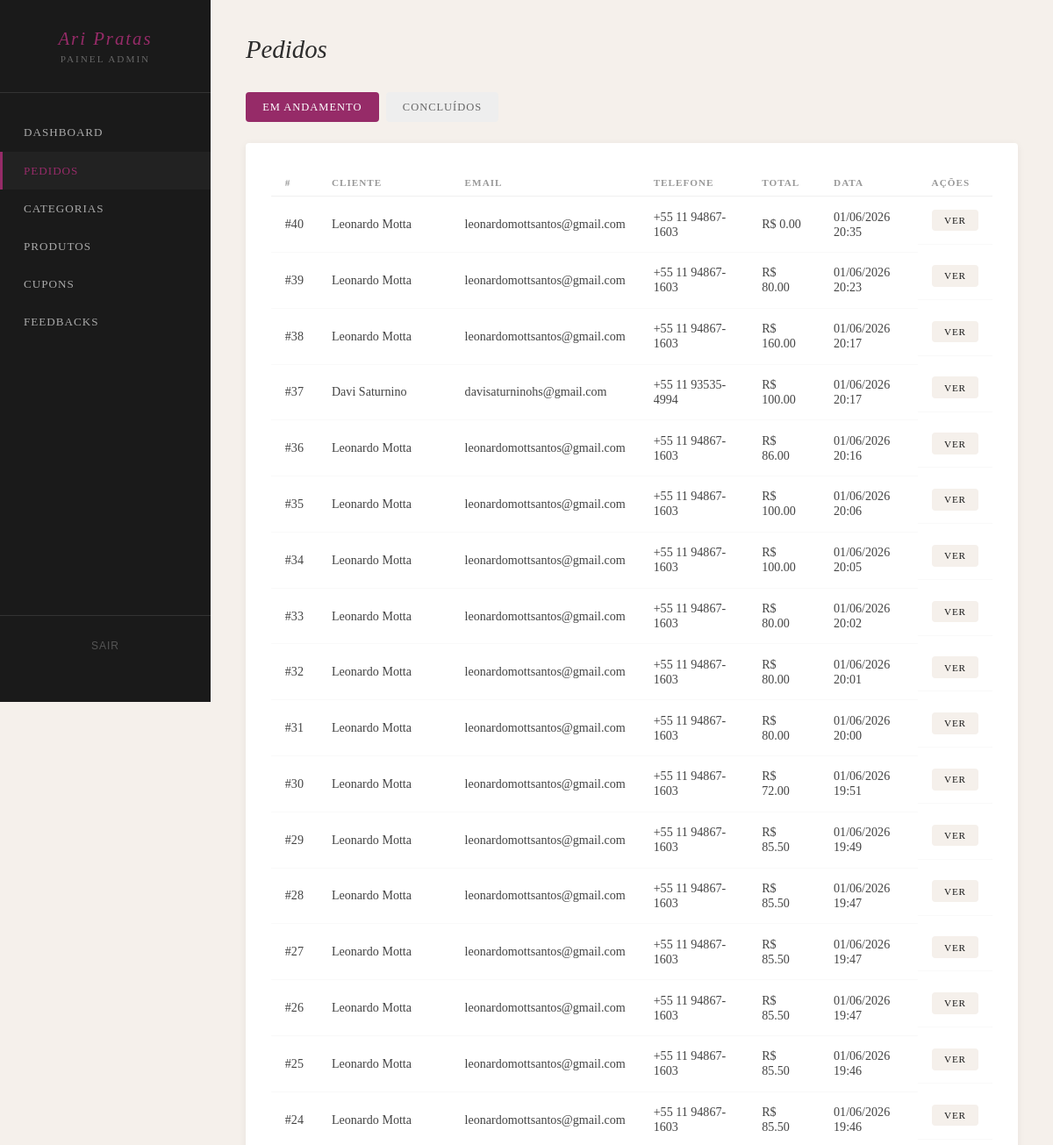
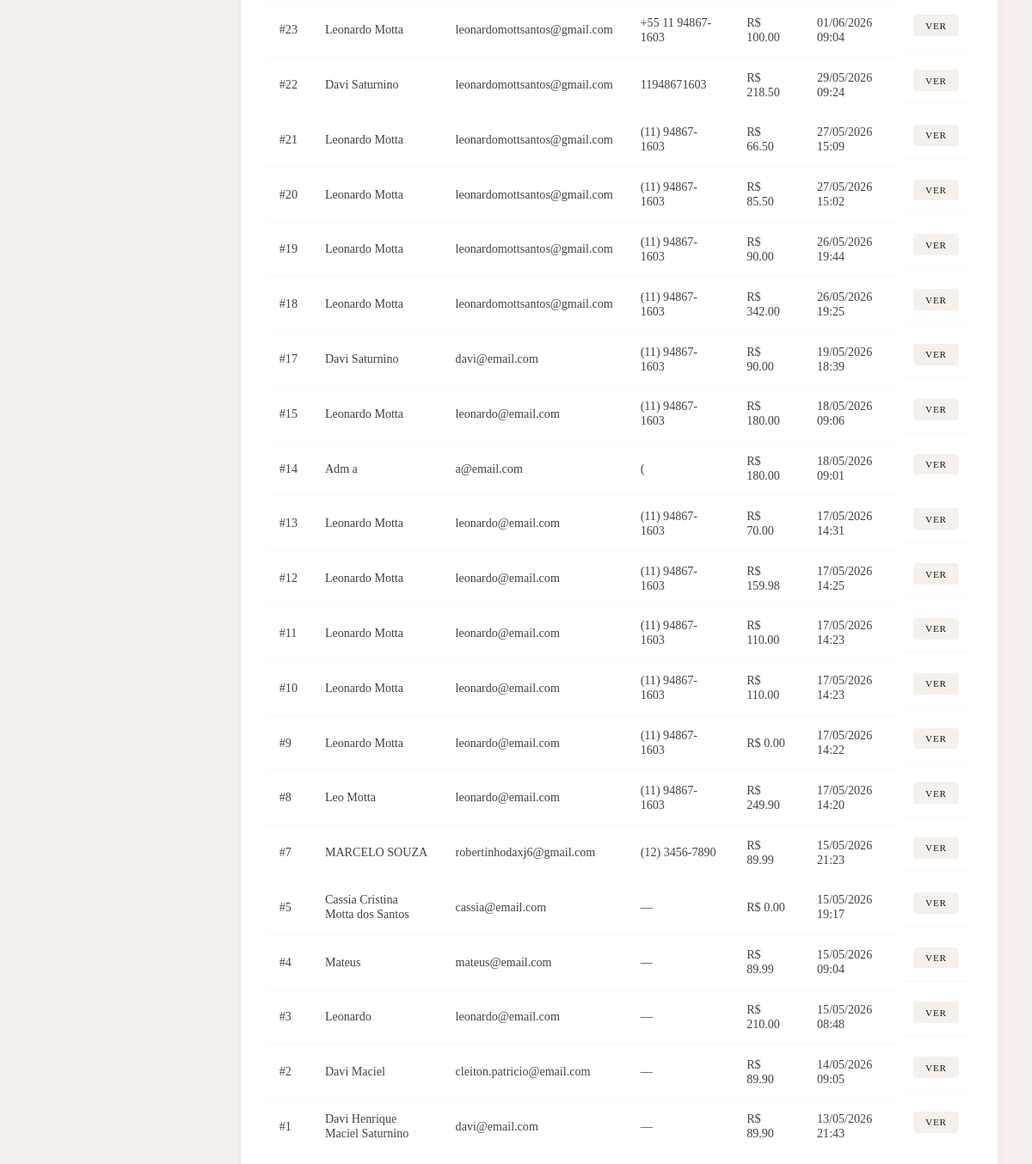
The page /painel/pedidos/ (signed in) on the database its author committed (2 pictures, top to bottom).
### loja/models.py (models this page shows, shortened)
class Pedido(models.Model):
    nome = models.CharField(max_length=200)
    email = models.EmailField()
    usuario = models.ForeignKey('auth.User', on_delete=models.SET_NULL, null=True, blank=True)
    telefone = models.CharField(max_length=20, blank=True)
    endereco = models.TextField()
    criado_em = models.DateTimeField(auto_now_add=True)
    total = models.DecimalField(max_digits=10, decimal_places=2, default=0)
    codigo_rastreio = models.CharField(max_length=100, blank=True)
    rastreio_enviado = models.BooleanField(default=False)
    STATUS_CHOICES = [
        ('pendente', 'Pendente'),
        ('pago', 'Pago'),
        ('cancelado', 'Cancelado'),
    ]
    status = models.CharField(max_length=20, choices=STATUS_CHOICES, default='pendente')
    mp_preference_id = models.CharField(max_length=200, blank=True)
    mp_payment_id = models.CharField(max_length=200, blank=True)
    class Meta:
        verbose_name_plural = "Pedidos"
        ordering = ['-criado_em']

### painel/views.py (the view)
# urls.py: path('pedidos/', views.pedidos_lista, name='pedidos_lista'),
@staff_member_required(login_url='/login/')
def pedidos_lista(request):
    pedidos = Pedido.objects.all().order_by('-criado_em')
    return render(request, 'painel/pedidos_lista.html', {'pedidos': pedidos})

### templates/painel/pedidos_lista.html (shortened to what this page needs)
{% extends 'painel/base.html' %}
{% block content %}
<div class="page-header">
  <h2>Pedidos</h2>
</div>
<div class="abas">
  <button class="aba ativa" onclick="trocarAba('ativos', this)">Em andamento</button>
  <button class="aba" onclick="trocarAba('concluidos', this)">Concluídos</button>
</div>
<div class="painel-aba ativo" id="aba-ativos">
  <div class="secao">
    <table>
      <thead>
        <tr>
          <th>#</th><th>Cliente</th><th>Email</th><th>Telefone</th><th>Total</th><th>Data</th><th>Ações</th>
        </tr>
      </thead>
      <tbody>
        {% for pedido in pedidos %}
        {% if not pedido.rastreio_enviado %}
        <tr>
          <td data-label="#">#{{ pedido.id }}</td>
          <td data-label="Cliente">{{ pedido.nome }}</td>
          <td data-label="Email">{{ pedido.email }}</td>
          <td data-label="Telefone">{{ pedido.telefone|default:"—" }}</td>
          <td data-label="Total">R$ {{ pedido.total }}</td>
          <td data-label="Data">{{ pedido.criado_em|date:"d/m/Y H:i" }}</td>
          <td data-label=" " class="acoes">
            <a href="{% url 'painel:pedido_detalhe' pedido.id %}" class="btn-ver">Ver</a>
          </td>
        </tr>
        {% endif %}
        {% empty %}
        <tr><td colspan="7" style="text-align:center; color:#bbb; padding:2rem;">Nenhum pedido.</td></tr>
        {% endfor %}
      </tbody>
    </table>
  </div>
</div>
{% endblock %}

### templates/painel/base.html (shortened to what this page needs)
<!DOCTYPE html>
<html lang="pt-br">
<head>
</head>
<body>
  <aside class="sidebar" id="sidebar">
    <div class="sidebar-logo">
      <h1>Ari Pratas</h1>
      <p>Painel Admin</p>
    </div>
  <nav>
    <a href="{% url 'painel:dashboard' %}" {% if request.resolver_match.url_name == 'dashboard' %}class="ativo"{% endif %} onclick="fecharMenu()">Dashboard</a>
    <a href="{% url 'painel:pedidos_lista' %}" {% if 'pedido' in request.resolver_match.url_name %}class="ativo"{% endif %} onclick="fecharMenu()">Pedidos</a>
    <a href="{% url 'painel:categorias_lista' %}" {% if 'categoria' in request.resolver_match.url_name %}class="ativo"{% endif %} onclick="fecharMenu()">Categorias</a>
    <a href="{% url 'painel:produtos_lista' %}" {% if 'produto' in request.resolver_match.url_name %}class="ativo"{% endif %} onclick="fecharMenu()">Produtos</a>
    <a href="{% url 'painel:cupons_lista' %}" {% if 'cupom' in request.resolver_match.url_name %}class="ativo"{% endif %} onclick="fecharMenu()">Cupons</a>
    <a href="{% url 'painel:feedbacks_lista' %}" {% if 'feedback' in request.resolver_match.url_name %}class="ativo"{% endif %} onclick="fecharMenu()">Feedbacks</a>
</nav>
    <div class="sidebar-footer">
      <form method="post" action="{% url 'loja:logout' %}">
        <button type="submit" style="background:none; border:none; color:#555; cursor:pointer; font-size:0.75rem; letter-spacing:1px; text-transform:uppercase;">Sair</button>
      </form>
    </div>
  </aside>
  <main class="conteudo">
    {% block content %}{% endblock %}
  </main>
</body>
</html>

### rows shown on the page
Pedido: id "40", nome "Leonardo Motta", email "leonardomottsantos@gmail.com", telefone "+55 11 94867-1603", total "0.00", criado_em "01/06/2026 20:35"
Pedido: id "39", nome "Leonardo Motta", email "leonardomottsantos@gmail.com", telefone "+55 11 94867-1603", total "80.00", criado_em "01/06/2026 20:23"
Pedido: id "38", nome "Leonardo Motta", email "leonardomottsantos@gmail.com", telefone "+55 11 94867-1603", total "160.00", criado_em "01/06/2026 20:17"
Pedido: id "37", nome "Davi Saturnino", email "davisaturninohs@gmail.com", telefone "+55 11 93535-4994", total "100.00", criado_em "01/06/2026 20:17"
Pedido: id "36", nome "Leonardo Motta", email "leonardomottsantos@gmail.com", telefone "+55 11 94867-1603", total "86.00", criado_em "01/06/2026 20:16"
Pedido: id "35", nome "Leonardo Motta", email "leonardomottsantos@gmail.com", telefone "+55 11 94867-1603", total "100.00", criado_em "01/06/2026 20:06"
Pedido: id "34", nome "Leonardo Motta", email "leonardomottsantos@gmail.com", telefone "+55 11 94867-1603", total "100.00", criado_em "01/06/2026 20:05"
Pedido: id "33", nome "Leonardo Motta", email "leonardomottsantos@gmail.com", telefone "+55 11 94867-1603", total "80.00", criado_em "01/06/2026 20:02"
Pedido: id "32", nome "Leonardo Motta", email "leonardomottsantos@gmail.com", telefone "+55 11 94867-1603", total "80.00", criado_em "01/06/2026 20:01"
Pedido: id "31", nome "Leonardo Motta", email "leonardomottsantos@gmail.com", telefone "+55 11 94867-1603", total "80.00", criado_em "01/06/2026 20:00"
Pedido: id "30", nome "Leonardo Motta", email "leonardomottsantos@gmail.com", telefone "+55 11 94867-1603", total "72.00", criado_em "01/06/2026 19:51"
Pedido: id "29", nome "Leonardo Motta", email "leonardomottsantos@gmail.com", telefone "+55 11 94867-1603", total "85.50", criado_em "01/06/2026 19:49"
Pedido: id "28", nome "Leonardo Motta", email "leonardomottsantos@gmail.com", telefone "+55 11 94867-1603", total "85.50", criado_em "01/06/2026 19:47"
Pedido: id "27", nome "Leonardo Motta", email "leonardomottsantos@gmail.com", telefone "+55 11 94867-1603", total "85.50", criado_em "01/06/2026 19:47"
Pedido: id "26", nome "Leonardo Motta", email "leonardomottsantos@gmail.com", telefone "+55 11 94867-1603", total "85.50", criado_em "01/06/2026 19:47"
Pedido: id "25", nome "Leonardo Motta", email "leonardomottsantos@gmail.com", telefone "+55 11 94867-1603", total "85.50", criado_em "01/06/2026 19:46"
Pedido: id "24", nome "Leonardo Motta", email "leonardomottsantos@gmail.com", telefone "+55 11 94867-1603", total "85.50", criado_em "01/06/2026 19:46"
Pedido: id "23", nome "Leonardo Motta", email "leonardomottsantos@gmail.com", telefone "+55 11 94867-1603", total "100.00", criado_em "01/06/2026 09:04"
Pedido: id "22", nome "Davi Saturnino", email "leonardomottsantos@gmail.com", telefone "11948671603", total "218.50", criado_em "29/05/2026 09:24"
Pedido: id "21", nome "Leonardo Motta", email "leonardomottsantos@gmail.com", telefone "(11) 94867-1603", total "66.50", criado_em "27/05/2026 15:09"
Pedido: id "20", nome "Leonardo Motta", email "leonardomottsantos@gmail.com", telefone "(11) 94867-1603", total "85.50", criado_em "27/05/2026 15:02"
Pedido: id "19", nome "Leonardo Motta", email "leonardomottsantos@gmail.com", telefone "(11) 94867-1603", total "90.00", criado_em "26/05/2026 19:44"
Pedido: id "18", nome "Leonardo Motta", email "leonardomottsantos@gmail.com", telefone "(11) 94867-1603", total "342.00", criado_em "26/05/2026 19:25"
Pedido: id "17", nome "Davi Saturnino", email "davi@email.com", telefone "(11) 94867-1603", total "90.00", criado_em "19/05/2026 18:39"
Pedido: id "15", nome "Leonardo Motta", email "leonardo@email.com", telefone "(11) 94867-1603", total "180.00", criado_em "18/05/2026 09:06"
Pedido: id "14", nome "Adm a", email "a@email.com", telefone "(", total "180.00", criado_em "18/05/2026 09:01"
Pedido: id "13", nome "Leonardo Motta", email "leonardo@email.com", telefone "(11) 94867-1603", total "70.00", criado_em "17/05/2026 14:31"
Pedido: id "12", nome "Leonardo Motta", email "leonardo@email.com", telefone "(11) 94867-1603", total "159.98", criado_em "17/05/2026 14:25"
Pedido: id "11", nome "Leonardo Motta", email "leonardo@email.com", telefone "(11) 94867-1603", total "110.00", criado_em "17/05/2026 14:23"
Pedido: id "10", nome "Leonardo Motta", email "leonardo@email.com", telefone "(11) 94867-1603", total "110.00", criado_em "17/05/2026 14:23"
Pedido: id "9", nome "Leonardo Motta", email "leonardo@email.com", telefone "(11) 94867-1603", total "0.00", criado_em "17/05/2026 14:22"
Pedido: id "8", nome "Leo Motta", email "leonardo@email.com", telefone "(11) 94867-1603", total "249.90", criado_em "17/05/2026 14:20"
Pedido: id "7", nome "MARCELO SOUZA", email "robertinhodaxj6@gmail.com", telefone "(12) 3456-7890", total "89.99", criado_em "15/05/2026 21:23"
Pedido: id "5", nome "Cassia Cristina Motta dos Santos", email "cassia@email.com", telefone "—", total "0.00", criado_em "15/05/2026 19:17"
Pedido: id "4", nome "Mateus", email "mateus@email.com", telefone "—", total "89.99", criado_em "15/05/2026 09:04"
Pedido: id "3", nome "Leonardo", email "leonardo@email.com", telefone "—", total "210.00", criado_em "15/05/2026 08:48"
Pedido: id "2", nome "Davi Maciel", email "cleiton.patricio@email.com", telefone "—", total "89.90", criado_em "14/05/2026 09:05"
Pedido: id "1", nome "Davi Henrique Maciel Saturnino", email "davi@email.com", telefone "—", total "89.90", criado_em "13/05/2026 21:43"
